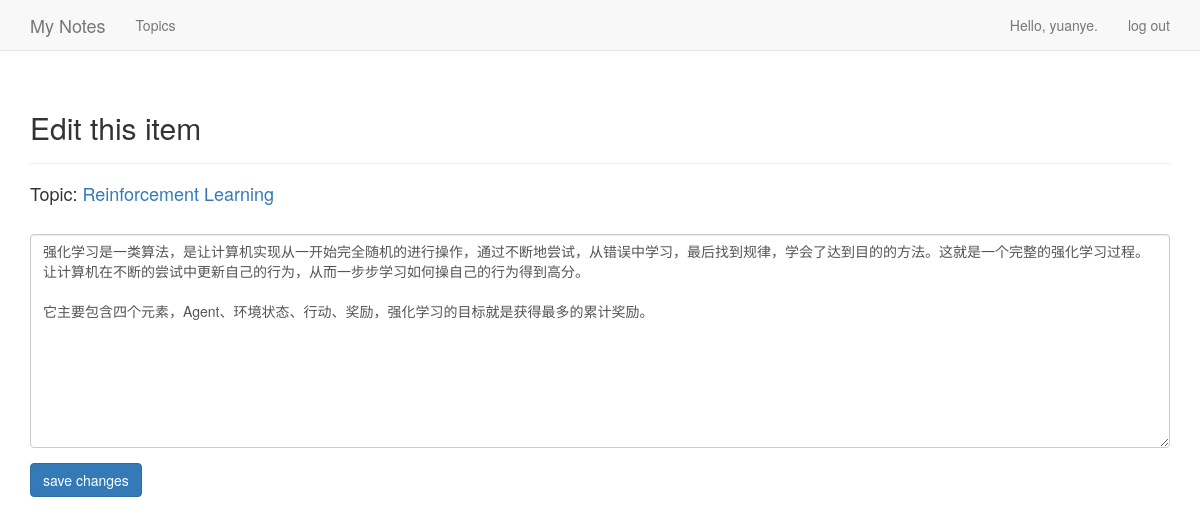
The app's page /edit_entry/7 (signed in) with its own data.
### my_notes_app/models.py (models this page shows, shortened)
class Topic(models.Model):
    text = models.CharField(max_length=200)
    date_added = models.DateTimeField(auto_now_add=True)
    owner = models.ForeignKey(User, on_delete=models.CASCADE)
    def __str__(self):
        return self.text

class Entry(models.Model):
    topic = models.ForeignKey(Topic, on_delete=models.CASCADE)
    text = models.TextField()
    date_added = models.DateTimeField(auto_now_add=True)
    class Meta:
        verbose_name_plural = 'entries'

### my_notes_app/views.py (the view, shortened to what this page needs)
# urls.py: path('edit_entry/<entry_id>', views.edit_entry, name='edit_entry'),
@login_required
def edit_entry(request, entry_id):
    entry = Entry.objects.get(id=entry_id)
    topic = entry.topic
    check_topic_owner(request.user, topic)
    if request.method != 'POST':
        form = EntryForm(instance=entry)
    context = {'entry': entry, 'topic': topic, 'form': form}
    return render(request, 'my_notes_app/edit_entry.html', context)

### my_notes_app/forms.py
class EntryForm(forms.ModelForm):
    class Meta:
        model = Entry
        fields = ['text']
        labels = {'text': ''}
        widgets = {'text': forms.Textarea(attrs={'cols': 80})}

### my_notes_app/views.py (called while the page is built)
def check_topic_owner(user, topic):
    if topic.owner != user:
        raise Http404

### my_notes_app/templates/my_notes_app/edit_entry.html (shortened to what this page needs)
{% extends 'my_notes_app/base.html' %}
{% load bootstrap3 %}
{% block header %}
    <h2>Edit this item</h2>
{% endblock header %}
{% block content %}
    <h4>Topic: <a href="{% url 'my_notes_app:topic' topic.id %}">{{ topic }}</a></h4>
    <form action="{% url 'my_notes_app:edit_entry' entry.id%}" method='post'>
        {% bootstrap_form form %}
        {% buttons %}
            <button name="submit" class="btn btn-primary">save changes</button>
        {% endbuttons %}
    </form>
{% endblock content %}

### my_notes_app/templates/my_notes_app/base.html (shortened to what this page needs)
{% load bootstrap3 %}
<!DOCTYPE html>
<html lang="en">
    <head>
        {% bootstrap_css %}
    </head>
    <body>
        <nav class="navbar navbar-default navbar-static-top">
            <div class="container">
                <div class="navbar-header">
                    <a class="navbar-brand" href="{% url 'my_notes_app:index' %}">
                        My Notes
                    </a>
                </div>
                <div id="navbar" class="navbar-collapse collapse">
                    <ul class="nav navbar-nav">
                        <li><a href="{% url 'my_notes_app:topics' %}">Topics</a></li>
                    </ul>
                    <ul class="nav navbar-nav navbar-right">
                        {% if user.is_authenticated %}
                            <li><a>Hello, {{ user.username }}.</a></li>
                            <li><a href="{% url 'users:logout' %}">log out</a></li>
                        {% else %}
                            <li><a href="{% url 'users:register' %}">register</a></li>
                            <li><a href="{% url 'users:login' %}">log in</a></li>
                        {% endif %}
                    </ul>
                </div>
            </div>
        </nav>
        <div class="container">
            <div class="page-header">{% block header %}{% endblock header %}</div>
            <div>{% block content %}{% endblock content %}</div>
        </div>
    </body>
</html>

### records on screen
Topic: text "Reinforcement Learning"
Entry: text "强化学习是一类算法，是让计算机实现从一开始完全随机的进行操作，通过不断地尝试，从错误中学习，最后找到规律，学会了达到目的的方法。这就是一个完整的强化学习过程。让计算机在不断的尝试中更新自己的行为，从而一步步学习如何操自己的行为得到高分。 它主要包含四个元素，Agent、环境状态、行动、奖励，强化学习的目标就是获得最多的累计奖励。"

### other values on screen
{{ user.username }} "yuanye"
